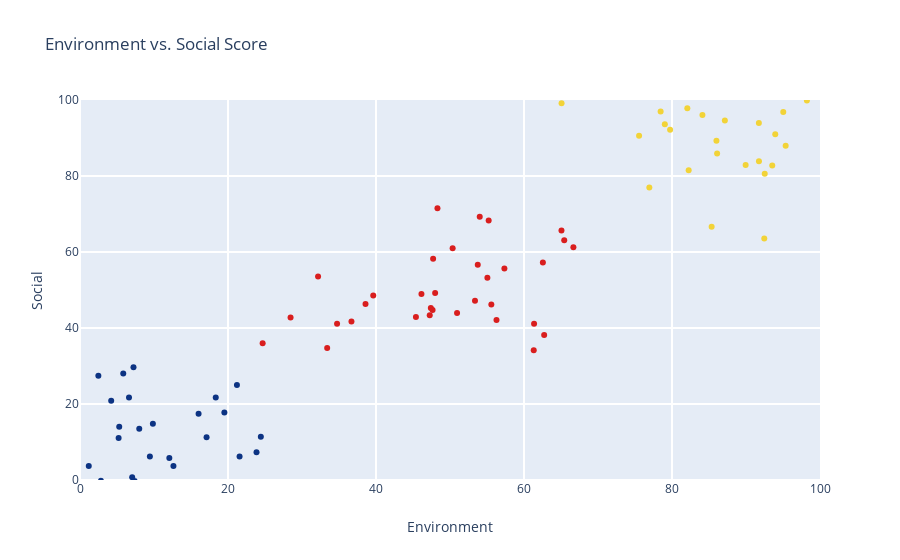

Write notebook code for a chart like this one.
### Markdown cell above
### K-Means Clustering with Interactive Visualization: 

Here - we demonstrate the findings of the K-means unsupervised learning method. The algorithm successfully identified 3 groups, which represent the ESG "Underperformers", "Average Performars" and "Over Performers". The findings of this algorithm are data dependent, so it has yet to be determined if the same results will arise on the real data set. 

The insights of unsupervised learning allow users to find mathematical structure in the data. By looking at this, a company would be able to see a more robust representation of their ESG performance against their peers. While the visualization is simple, it demonstrates that there is a _material_ effect on sustainalytics rankings on a given company's perception in the public.

### Code cell
features = ['Environment', 'Social', 'Governance']

k_means_model = skc.KMeans(n_clusters=3)
k_means_model.fit(df[features])
centroids = k_means_model.cluster_centers_

# Create traces

trace0 = go.Scatter(
    x = df['Environment'],
    y = df['Social'],
    text = df['Ticker'],
    mode = 'markers',
    name = 'markers', 
    marker = dict(
        color = k_means_model.labels_,
        colorscale='Portland',
    )
)

layout = go.Layout( 
    title = 'Environment vs. Social Score',
    hovermode = 'closest',
    xaxis= dict(
        title= 'Environment',
        ticklen= 5,
        zeroline=True,
        gridwidth= 2,
    ),
    yaxis=dict(
        title= 'Social',
        ticklen= 5,
        gridwidth= 2,
    ),

    
)

data = [trace0]

fig= go.Figure(data=data, layout=layout)
fig.update_xaxes(range=[0, 100])
fig.update_yaxes(range=[0, 100])

fig.show()

### Figure 1 — Plotly figure (JSON) as saved in the notebook; plotly's stock layout.template omitted (floating-point values rounded to 4 significant figures)
{"data": [{"marker": {"color": [0, 1, 1, 0, 2, 1, 0, 0, 2, 0, 1, 2, 2, 0, 1, 0, 0, 1, 0, 0, 1, 1, 1, 1, 2, 2, 1, 2, 1, 0, 0, 0, 2, 0, 1, 1, 2, 2, 2, 2, 1, 0, 2, 2, 2, 0, 0, 0, 1, 1, 0, 0, 1, 1, 1, 2, 2, 1, 0, 0, 2, 2, 2, 2, 1, 1, 0, 1, 1, 2, 2, 2, 0, 1, 2, 2, 1, 2, 1, 1, 2, 1, 0, 0, 0, 1, 0, 0, 0, 1, 2, 0, 0, 2, 0, 2, 1, 0, 2, 2], "colorscale": [[0, "rgb(12,51,131)"], [0.25, "rgb(10,136,186)"], [0.5, "rgb(242,211,56)"], [0.75, "rgb(242,143,56)"], [1, "rgb(217,30,30)"]]}, "mode": "markers", "name": "markers", "text": ["VYMW", "CUMT", "LITS", "TGOY", "BQVJ", "IENH", "HGTH", "IPAZ", "TVYW", "NEPH", "IJQK", "CFYG", "EJRV", "CIJH", "XDEK", "ZLNV", "LHLA", "QZAW", "EINR", "SLQG", "ZDJX", "XMPS", "JEBB", "KCFU", "ZRWK", "QAGZ", "KGQD", "MWAE", "HOYO", "CCTJ", "DFFE", "XIMS", "QNTS", "WXGM", "RWQA", "ESQD", "RKLT", "YLMN", "TXZN", "BYFQ", "ABZO", "VSTA", "NBWX", "IDFW", "GPDA", "QHIV", "TVLF", "HUCN", "SJXV", "MMEF", "ZOPH", "HEBA", "MHRR", "BFDM", "XPQS", "HGAZ", "PQNM", "KPXE", "QKAS", "GUMF", "XASK", "AVBP", "MAFY", "EEAO", "YOYU", "KYVW", "BYDA", "TREH", "EIFS", "EYGF", "PQDW", "YIOB", "AEBJ", "PXUX", "NSTQ", "PHSR", "TZHB", "MTYK", "FYIO", "QCLW", "XSLL", "EGAD", "BHJG", "EXCL", "WVSV", "OVQR", "WOLE", "WBOS", "CNRM", "PXYX", "EKNE", "CVGW", "GZMU", "AVVS", "RSBE", "NWBM", "WFGX", "BJOP", "KVOA", "GNZS"], "type": "scatter", "x": [7.229, 93.79, 89.95, 18.35, 54.02, 86.09, 1.187, 16.02, 47.72, 3.617, 65.08, 28.45, 62.72, 24.44, 79.97, -4.205, 6.623, 91.75, 21.21, 17.1, 83.7, 102.6, 82.25, 93.55, 53.38, 46.14, 82.0, 32.17, 84.11, 5.844, 7.385, -11.61, 53.75, 5.219, 86.01, 76.94, 65.44, 56.28, 57.35, 66.67, 79.74, 9.443, 24.68, 33.4, 47.41, 2.829, 14.02, -1.477, 91.74, 97.41, 10.65, -0.541, 93.0, 98.23, 82.07, 47.99, 65.06, 116.3, 3.606, 7.051, 55.23, 61.31, 39.63, 38.58, 75.55, 85.36, 8.007, 92.47, 78.46, 47.26, 50.96, 36.68, 19.51, 95.04, 47.64, 45.4, 93.95, 55.05, 87.14, 79.03, 61.36, 92.53, 2.48, 21.56, 4.215, 95.76, 23.85, 5.3, 9.849, 80.66, 50.36, 19.9, 12.63, 34.74, 12.07, 55.59, 95.36, 17.6, 62.55, 48.31], "y": [29.69, 104.5, 82.89, 21.68, 69.29, 85.93, 3.7, 17.45, 58.21, -2.348, 99.15, 42.79, 38.18, 11.38, 105.6, 9.466, 21.68, 83.9, 25.0, 11.23, 101.3, 82.07, 81.53, 82.73, 47.14, 48.92, 102.2, 53.55, 96.04, 28.03, -0.2502, 6.235, 56.64, 11.06, 89.3, 76.96, 63.11, 42.13, 55.68, 61.22, 92.16, 6.213, 35.99, 34.72, 45.29, -0.2065, -6.9, 16.06, 93.98, 103.7, -11.99, 3.867, 110.7, 99.85, 97.8, 49.18, 65.69, 91.92, -6.965, 0.7248, 68.26, 34.17, 48.52, 46.32, 90.62, 66.65, 13.52, 63.54, 96.95, 43.34, 43.94, 41.7, 17.79, 96.85, 44.74, 42.87, 90.98, 53.2, 94.62, 93.6, 41.11, 80.59, 27.41, 6.184, 20.87, 101.0, 7.298, 13.98, 14.81, 101.7, 60.98, -3.064, 3.674, 41.14, 5.804, 46.19, 87.97, -1.553, 57.2, 71.55]}], "layout": {"hovermode": "closest", "title": {"text": "Environment vs. Social Score"}, "xaxis": {"gridwidth": 2, "range": [0, 100], "ticklen": 5, "title": {"text": "Environment"}, "zeroline": true}, "yaxis": {"gridwidth": 2, "range": [0, 100], "ticklen": 5, "title": {"text": "Social"}}}}
